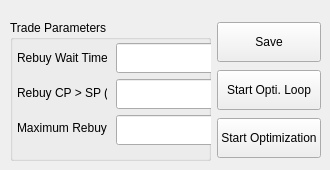
            <widget class="QWidget" name="tab_4">
             <property name="styleSheet">
              <string notr="true"/>
             </property>
             <attribute name="title">
              <string>Trade Parameters</string>
             </attribute>
             <widget class="QWidget" name="horizontalLayoutWidget">
              <property name="geometry">
               <rect>
                <x>10</x>
                <y>20</y>
                <width>311</width>
                <height>141</height>
               </rect>
              </property>
              <layout class="QHBoxLayout" name="horizontalLayout_11">
               <item>
                <layout class="QGridLayout" name="gridLayout">
                 <item row="0" column="0">
                  <widget class="QGroupBox" name="groupBox_6">
                   <property name="sizePolicy">
                    <sizepolicy hsizetype="MinimumExpanding" vsizetype="MinimumExpanding">
                     <horstretch>0</horstretch>
                     <verstretch>0</verstretch>
                    </sizepolicy>
                   </property>
                   <property name="minimumSize">
                    <size>
                     <width>50</width>
                     <height>30</height>
                    </size>
                   </property>
                   <property name="styleSheet">
                    <string notr="true"/>
                   </property>
                   <property name="title">
                    <string>Trade Parameters</string>
                   </property>
                   <widget class="QLabel" name="rebuyTimeInSecondsLabel">
                    <property name="geometry">
                     <rect>
                      <x>7</x>
                      <y>30</y>
                      <width>90</width>
                      <height>16</height>
                     </rect>
                    </property>
                    <property name="styleSheet">
                     <string notr="true"/>
                    </property>
                    <property name="text">
                     <string>Rebuy Wait Time (s)</string>
                    </property>
                   </widget>
                   <widget class="QLineEdit" name="txtRebuyTimeInSeconds">
                    <property name="geometry">
                     <rect>
                      <x>106</x>
                      <y>23</y>
                      <width>100</width>
                      <height>30</height>
                     </rect>
                    </property>
                    <property name="sizePolicy">
                     <sizepolicy hsizetype="MinimumExpanding" vsizetype="MinimumExpanding">
                      <horstretch>0</horstretch>
                      <verstretch>0</verstretch>
                     </sizepolicy>
                    </property>
                    <property name="minimumSize">
                     <size>
                      <width>0</width>
                      <height>30</height>
                     </size>
                    </property>
                    <property name="styleSheet">
                     <string notr="true"/>
                    </property>
                   </widget>
                   <widget class="QLabel" name="lblRebuyPercentage">
                    <property name="geometry">
                     <rect>
                      <x>7</x>
                      <y>65</y>
                      <width>90</width>
                      <height>16</height>
                     </rect>
                    </property>
                    <property name="styleSheet">
                     <string notr="true"/>
                    </property>
                    <property name="text">
                     <string>Rebuy CP &gt; SP (%)</string>
                    </property>
                   </widget>
                   <widget class="QLineEdit" name="txtRebuyPercentage">
                    <property name="geometry">
                     <rect>
                      <x>106</x>
                      <y>59</y>
                      <width>100</width>
                      <height>30</height>
                     </rect>
                    </property>
                    <property name="sizePolicy">
                     <sizepolicy hsizetype="MinimumExpanding" vsizetype="MinimumExpanding">
                      <horstretch>0</horstretch>
                      <verstretch>0</verstretch>
                     </sizepolicy>
                    </property>
                    <property name="minimumSize">
                     <size>
                      <width>0</width>
                      <height>30</height>
                     </size>
                    </property>
                    <property name="styleSheet">
                     <string notr="true"/>
                    </property>
                   </widget>
                   <widget class="QLabel" name="lblRebuyMaxLimit">
                    <property name="geometry">
                     <rect>
                      <x>7</x>
                      <y>100</y>
                      <width>90</width>
                      <height>16</height>
                     </rect>
                    </property>
                    <property name="styleSheet">
                     <string notr="true"/>
                    </property>
                    <property name="text">
                     <string>Maximum Rebuys</string>
                    </property>
                   </widget>
                   <widget class="QLineEdit" name="txtRebuyMaxLimit">
                    <property name="geometry">
                     <rect>
                      <x>106</x>
                      <y>95</y>
                      <width>100</width>
                      <height>30</height>
                     </rect>
                    </property>
                    <property name="sizePolicy">
                     <sizepolicy hsizetype="MinimumExpanding" vsizetype="MinimumExpanding">
                      <horstretch>0</horstretch>
                      <verstretch>0</verstretch>
                     </sizepolicy>
                    </property>
                    <property name="minimumSize">
                     <size>
                      <width>0</width>
                      <height>30</height>
                     </size>
                    </property>
                    <property name="styleSheet">
                     <string notr="true"/>
                    </property>
                   </widget>
                  </widget>
                 </item>
                 <item row="0" column="1">
                  <layout class="QVBoxLayout" name="verticalLayout_4">
                   <item>
                    <widget class="QPushButton" name="btnSaveTradeParameters">
                     <property name="sizePolicy">
                      <sizepolicy hsizetype="Fixed" vsizetype="Fixed">
                       <horstretch>0</horstretch>
                       <verstretch>0</verstretch>
                      </sizepolicy>
                     </property>
                     <property name="minimumSize">
                      <size>
                       <width>0</width>
                       <height>40</height>
                      </size>
                     </property>
                     <property name="maximumSize">
                      <size>
                       <width>160</width>
                       <height>16777215</height>
                      </size>
                     </property>
                     <property name="styleSheet">
                      <string notr="true"/>
                     </property>
                     <property name="text">
                      <string>Save</string>
                     </property>
                    </widget>
                   </item>
                   <item>
                    <widget class="QPushButton" name="btnStartOptimizationLoop_TradePar">
                     <property name="sizePolicy">
                      <sizepolicy hsizetype="Fixed" vsizetype="Fixed">
                       <horstretch>0</horstretch>
                       <verstretch>0</verstretch>
                      </sizepolicy>
                     </property>
                     <property name="minimumSize">
                      <size>
                       <width>0</width>
                       <height>40</height>
                      </size>
                     </property>
                     <property name="maximumSize">
                      <size>
                       <width>160</width>
                       <height>16777215</height>
                      </size>
                     </property>
                     <property name="styleSheet">
                      <string notr="true"/>
                     </property>
                     <property name="text">
                      <string>Start Opti. Loop</string>
                     </property>
                    </widget>
                   </item>
                   <item>
                    <widget class="QPushButton" name="btnStartOptimization_TradePar">
                     <property name="minimumSize">
                      <size>
                       <width>0</width>
                       <height>40</height>
                      </size>
                     </property>
                     <property name="maximumSize">
                      <size>
                       <width>160</width>
                       <height>16777215</height>
                      </size>
                     </property>
                     <property name="styleSheet">
                      <string notr="true"/>
                     </property>
                     <property name="text">
                      <string>Start Optimization</string>
                     </property>
                    </widget>
                   </item>
                  </layout>
                 </item>
                </layout>
               </item>
              </layout>
             </widget>
            </widget>
